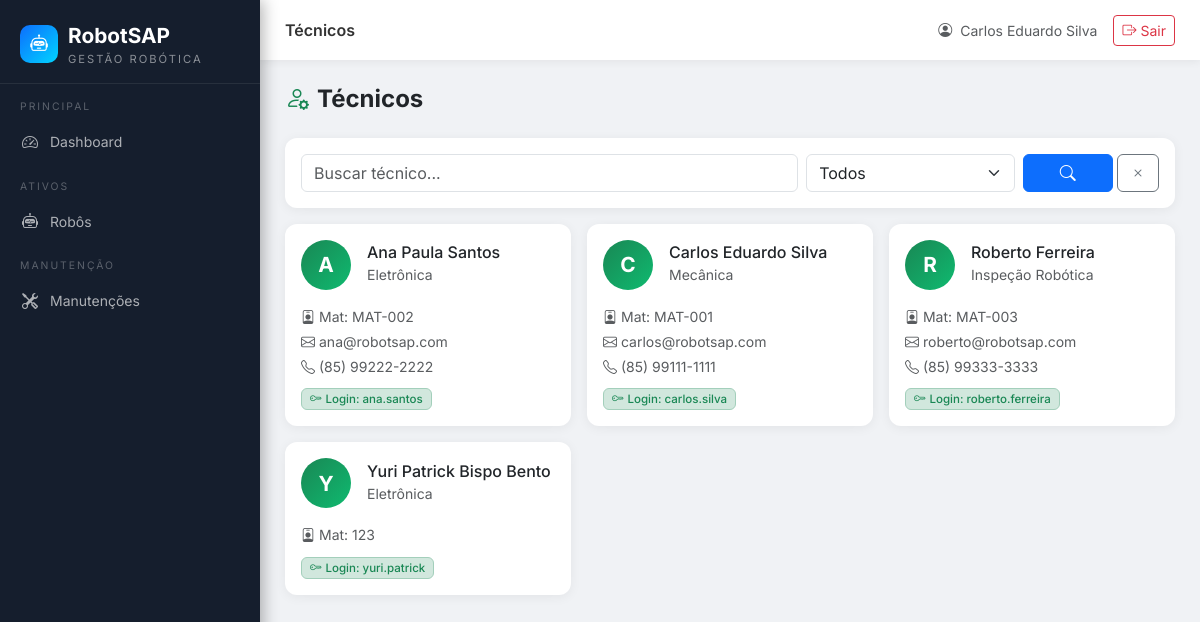
The app's page /tecnicos/ (signed in) with its own data.
### tecnicos/models.py (models this page shows, shortened)
class Tecnico(models.Model):
    ESPECIALIDADE_CHOICES = [
        ('mecanica', 'Mecânica'),
        ('eletrica', 'Elétrica'),
        ('eletronica', 'Eletrônica'),
        ('programacao', 'Programação/Software'),
        ('hidraulica', 'Hidráulica'),
        ('pneumatica', 'Pneumática'),
        ('inspecao', 'Inspeção Robótica'),
        ('geral', 'Manutenção Geral'),
    ]
    usuario = models.OneToOneField(
        User, on_delete=models.SET_NULL, null=True, blank=True,
        related_name='tecnico', verbose_name='Usuário de acesso'
    )
    nome = models.CharField(max_length=200, verbose_name='Nome Completo')
    matricula = models.CharField(max_length=50, blank=True, verbose_name='Matrícula')
    email = models.EmailField(blank=True, verbose_name='E-mail')
    telefone = models.CharField(max_length=20, blank=True, verbose_name='Telefone')
    especialidade = models.CharField(
        max_length=50, choices=ESPECIALIDADE_CHOICES, default='geral',
        verbose_name='Especialidade'
    )
    ativo = models.BooleanField(default=True, verbose_name='Ativo')
    criado_em = models.DateTimeField(auto_now_add=True)
    class Meta:
        verbose_name = 'Técnico'
        verbose_name_plural = 'Técnicos'
        ordering = ['nome']

### tecnicos/views.py (the view)
# urls.py: path('', views.TecnicoListView.as_view(), name='list'),
class TecnicoListView(LoginRequiredMixin, ListView):
    model = Tecnico
    template_name = 'tecnicos/tecnico_list.html'
    context_object_name = 'tecnicos'
    paginate_by = 12
    def get_queryset(self):
        queryset = Tecnico.objects.all()
        busca = self.request.GET.get('busca')
        if busca:
            queryset = queryset.filter(
                Q(nome__icontains=busca) | Q(especialidade__icontains=busca) | Q(matricula__icontains=busca)
            )
        ativo = self.request.GET.get('ativo')
        if ativo in ['true', 'false']:
            queryset = queryset.filter(ativo=(ativo == 'true'))
        return queryset

### templates/tecnicos/tecnico_list.html (shortened to what this page needs)
{% extends 'base.html' %}
{% block page_title %}Técnicos{% endblock %}
{% block content %}
<div class="d-flex justify-content-between align-items-center mb-4">
    <h4 class="mb-0 fw-bold"><i class="bi bi-person-gear me-2 text-success"></i>Técnicos</h4>
</div>
<div class="card mb-3">
    <div class="card-body py-3">
        <form method="get" class="row g-2">
            <div class="col-md-7">
                <input type="text" name="busca" class="form-control" placeholder="Buscar técnico..." value="{{ request.GET.busca }}">
            </div>
            <div class="col-md-3">
                <select name="ativo" class="form-select">
                    <option value="">Todos</option>
                </select>
            </div>
            <div class="col-md-2 d-flex gap-1">
                <button type="submit" class="btn btn-primary flex-grow-1"><i class="bi bi-search"></i></button>
                <a href="{% url 'tecnicos:list' %}" class="btn btn-outline-secondary"><i class="bi bi-x"></i></a>
            </div>
        </form>
    </div>
</div>
<div class="row g-3">
{% for tecnico in tecnicos %}
<div class="col-md-4">
    <div class="card h-100">
        <div class="card-body">
            <div class="d-flex align-items-center gap-3 mb-3">
                <div class="rounded-circle d-flex align-items-center justify-content-center text-white fw-bold flex-shrink-0"
                     style="width:50px;height:50px;font-size:1.3rem;background:linear-gradient(135deg,#198754,#0fba70);">
                    {{ tecnico.nome|first|upper }}
                </div>
                <div class="flex-grow-1 overflow-hidden">
                    <h6 class="mb-0 text-truncate">{{ tecnico.nome }}</h6>
                    <small class="text-muted">{{ tecnico.get_especialidade_display }}</small>
                </div>
            </div>
            {% if tecnico.matricula %}
            <p class="small text-muted mb-1"><i class="bi bi-person-badge me-1"></i>Mat: {{ tecnico.matricula }}</p>
            {% endif %}
            {% if tecnico.email %}
            <p class="small text-muted mb-1"><i class="bi bi-envelope me-1"></i>{{ tecnico.email }}</p>
            {% endif %}
            {% if tecnico.telefone %}
            <p class="small text-muted mb-0"><i class="bi bi-telephone me-1"></i>{{ tecnico.telefone }}</p>
            {% endif %}
            {% if tecnico.usuario %}
            <div class="mt-2">
                <span class="badge bg-success-subtle text-success border border-success-subtle">
                    <i class="bi bi-key me-1"></i>Login: {{ tecnico.usuario.username }}
                </span>
            </div>
            {% endif %}
        </div>
    </div>
</div>
{% empty %}
<div class="col-12 text-center py-5 text-muted">
    <i class="bi bi-person-x fs-1 d-block mb-2 opacity-25"></i>
    Nenhum técnico encontrado.
</div>
{% endfor %}
</div>
{% endblock %}

### templates/base.html (shortened to what this page needs)
<!DOCTYPE html>
<html lang="pt-BR">
<head>
    <link href="https://cdn.jsdelivr.net/npm/bootstrap@5.3.0/dist/css/bootstrap.min.css" rel="stylesheet">
    <link href="https://cdn.jsdelivr.net/npm/bootstrap-icons@1.10.0/font/bootstrap-icons.css" rel="stylesheet">
</head>
<body>
<nav id="sidebar">
    <div class="sidebar-brand d-flex align-items-center">
        <div class="sidebar-logo-icon"><i class="bi bi-robot"></i></div>
        <div>
            <div class="logo-text">RobotSAP</div>
            <div class="logo-sub">Gestão Robótica</div>
        </div>
    </div>
    <ul class="sidebar-nav nav flex-column">
        <li class="nav-section-title">Principal</li>
        <li class="nav-item">
            <a href="{% url 'dashboard:index' %}" class="nav-link {% if request.resolver_match.app_name == 'dashboard' %}active{% endif %}">
                <i class="bi bi-speedometer2"></i> Dashboard
            </a>
        </li>
        <li class="nav-section-title">Ativos</li>
        <li class="nav-item">
            <a href="{% url 'robots:list' %}" class="nav-link {% if request.resolver_match.app_name == 'robots' %}active{% endif %}">
                <i class="bi bi-robot"></i> Robôs
            </a>
        </li>
        <li class="nav-section-title">Manutenção</li>
        <li class="nav-item">
            <a href="{% url 'manutencoes:list' %}" class="nav-link {% if request.resolver_match.app_name == 'manutencoes' %}active{% endif %}">
                <i class="bi bi-tools"></i> Manutenções
            </a>
        </li>
    </ul>
</nav>
<div id="main-content">
    <div id="topbar">
        <div class="d-flex align-items-center gap-3">
            <span class="topbar-title">{% block page_title %}{% endblock %}</span>
        </div>
        <div class="d-flex align-items-center gap-3">
            <span class="text-muted small">
                <i class="bi bi-person-circle me-1"></i>
                {{ request.user.get_full_name|default:request.user.username }}
            </span>
            <form method="post" action="{% url 'usuarios:logout' %}" class="d-inline">
                <button type="submit" class="btn btn-sm btn-outline-danger">
                    <i class="bi bi-box-arrow-right me-1"></i>Sair
                </button>
            </form>
        </div>
    </div>
    <div class="page-content">
        {% block content %}{% endblock %}
    </div>
</div>
</body>
</html>

### templates/base.html (style rules this page uses)
:root { --sidebar-width: 260px; }
* { font-family: 'Inter', sans-serif; }
body { background: #f0f2f5; min-height: 100vh; }
#sidebar { position: fixed; top: 0; left: 0; bottom: 0; width: var(--sidebar-width); background: #151e2d; z-index: 1000; overflow-y: auto; transition: all 0.3s ease; box-shadow: 3px 0 15px rgba(0,0,0,0.3); }
.sidebar-brand { padding: 20px 20px 15px; border-bottom: 1px solid rgba(255,255,255,0.08); }
.sidebar-brand .logo-text { font-size: 1.3rem; font-weight: 700; color: #fff; }
.sidebar-brand .logo-sub { font-size: 0.7rem; color: rgba(255,255,255,0.5); text-transform: uppercase; letter-spacing: 2px; }
.sidebar-logo-icon { width: 38px; height: 38px; background: linear-gradient(135deg, #0d6efd, #00d4ff); border-radius: 10px; display: flex; align-items: center; justify-content: center; font-size: 1.1rem; color: #fff; margin-right: 10px; }
.nav-section-title { font-size: 0.65rem; text-transform: uppercase; letter-spacing: 2px; color: rgba(255,255,255,0.3); padding: 15px 20px 5px; }
.sidebar-nav .nav-item .nav-link { color: rgba(255,255,255,0.65); padding: 10px 20px; display: flex; align-items: center; gap: 10px; transition: all 0.2s; font-size: 0.875rem; }
.sidebar-nav .nav-item .nav-link i { font-size: 1rem; width: 20px; text-align: center; }
#main-content { margin-left: var(--sidebar-width); min-height: 100vh; }
#topbar { background: #fff; padding: 0 25px; height: 60px; display: flex; align-items: center; justify-content: space-between; box-shadow: 0 2px 8px rgba(0,0,0,0.06); position: sticky; top: 0; z-index: 100; }
.topbar-title { font-weight: 600; font-size: 1rem; color: #333; }
.page-content { padding: 25px; }
.card { border: none; border-radius: 12px; box-shadow: 0 2px 12px rgba(0,0,0,0.06); }
.badge { font-size: 0.72rem; font-weight: 500; padding: 4px 8px; }

### records on screen
Tecnico: nome|first "A", nome "Ana Paula Santos", especialidade "Eletrônica", matricula "MAT-002", email "ana@robotsap.com", telefone "(85) 99222-2222", usuario.username "ana.santos"
Tecnico: nome|first "C", nome "Carlos Eduardo Silva", especialidade "Mecânica", matricula "MAT-001", email "carlos@robotsap.com", telefone "(85) 99111-1111", usuario.username "carlos.silva"
Tecnico: nome|first "R", nome "Roberto Ferreira", especialidade "Inspeção Robótica", matricula "MAT-003", email "roberto@robotsap.com", telefone "(85) 99333-3333", usuario.username "roberto.ferreira"
Tecnico: nome|first "Y", nome "Yuri Patrick Bispo Bento", especialidade "Eletrônica", matricula "123", usuario.username "yuri.patrick"

### other values on screen
{{ request.user.get_full_name|default:request.user.username }} "Carlos Eduardo Silva"
